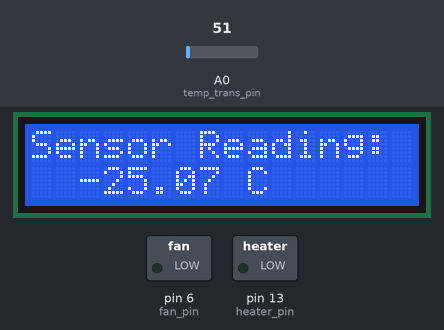
Bench run of a sketch on a simulated Arduino Uno, built with avr-gcc and run on an emulated ATmega328P. On the bench: 16×2 character LCD, switched loads named in the sketch (green lamp = pin HIGH). The inputs (shaded band) are chosen by the test bench; at power-on: A0 (temp_trans_pin) = 51.

Above: at 3.2 s.
3.3 s: A0 (temp_trans_pin) set to 128
At 9.8 s:
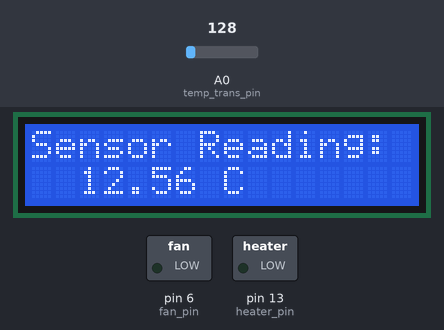
15.5 s: A0 (temp_trans_pin) set to 144
At 18.7 s:
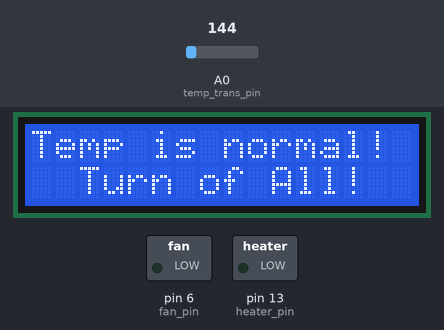
24.6 s: A0 (temp_trans_pin) set to 163
At 30.6 s:
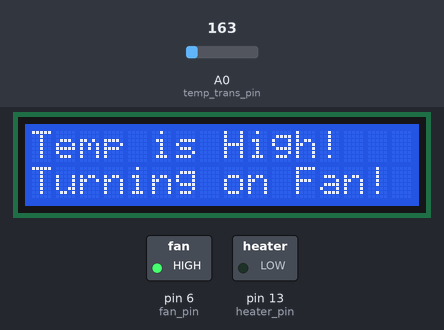
Timing chart, 0 to 40.7 s (numbered marks = the images above; inputs shaded):
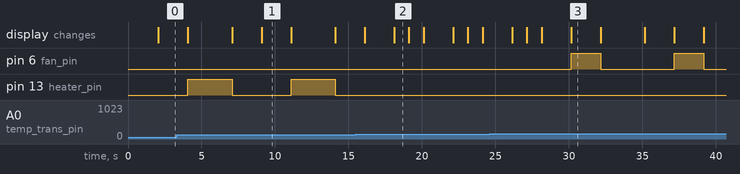

Measured:
- the behaviour switches between 143 and 144 on A0 (temp_trans_pin) (found by bisection; images 1 and 2)
- after the input at 15.5 s, pin 13 (heater_pin): stays LOW (without the input it goes to HIGH after 2.6 s)
- after the input at 24.6 s, pin 6 (fan_pin): alternates HIGH for 2.0 s and LOW for 5.0 s, starting after 5.6 s
- by itself, pin 13 (heater_pin): alternates HIGH for 3.0 s and LOW for 4.0 s
- what the display in image 1 shows lasts 2.0 s, from 9.1 s to 11.1 s
- what the display in image 2 shows lasts 1.0 s, from 18.1 s to 19.1 s

The sketch:

automatic_room_temperature_controller1.ino
```cpp
const int temp_trans_pin = A0;
const int heater_pin = 13;
const int fan_pin = 6;

float min_temp = 20, max_temp = 25;

#include <LiquidCrystal.h>
LiquidCrystal lcd(12 ,11 ,5 ,4 ,3 ,2 );

void setup(){
  lcd.begin(16,2);
  pinMode(heater_pin, OUTPUT);
  pinMode(fan_pin, OUTPUT);

  lcd.print("Room Temp{C):");
  lcd.setCursor(2,1);
  lcd.print(min_temp); lcd.print("-"); lcd.print(max_temp);
  delay(2000);
}

void loop(){
  float eqv_volt = analogRead(temp_trans_pin) * 5.0/1023;
  float Sensor_temp = eqv_volt*100.0 - 50.0;

  lcd.clear();
  lcd.print("Sensor Reading: ");
  lcd.setCursor(2,1);
  lcd.print(Sensor_temp); lcd.print(" C");
  delay(2000);

  if (Sensor_temp>max_temp){
    lcd.clear();
    lcd.print("Temp is High!");
    lcd.setCursor(0,1); lcd.print("Turning on Fan!");
    for(int i=0; i<=255; i++){
      analogWrite(fan_pin, i);
    }

    delay(2000);

    lcd.clear();
    lcd.print("Turning off fan");
    for(int i=255; i>=0; i--){
      analogWrite(fan_pin, i);
    }
    delay(2000);
  }
  else if (Sensor_temp<min_temp){
    lcd.clear();
    lcd.print("Temp is Low!");
    lcd.setCursor(0,1); lcd.print("Turning on Heater!");

    digitalWrite(heater_pin, HIGH);

    delay(3000);

    lcd.clear();
    lcd.print("Turning off Heater");

    digitalWrite(heater_pin, LOW);

    delay(1000);
  }
  else if(Sensor_temp>min_temp && Sensor_temp<max_temp){
    lcd.clear();
    lcd.print("Temp is normal!");
    lcd.setCursor(2,1);
    lcd.print("Turn of All!");
    delay(1000);
    lcd.clear();
  }
  else{
    lcd.clear();
    lcd.print("something went wrong");
    lcd.setCursor(2,1);
    lcd.print("in the circuit");
    delay(2000);
    lcd.clear();
  }
  delay(1000);
}
```
